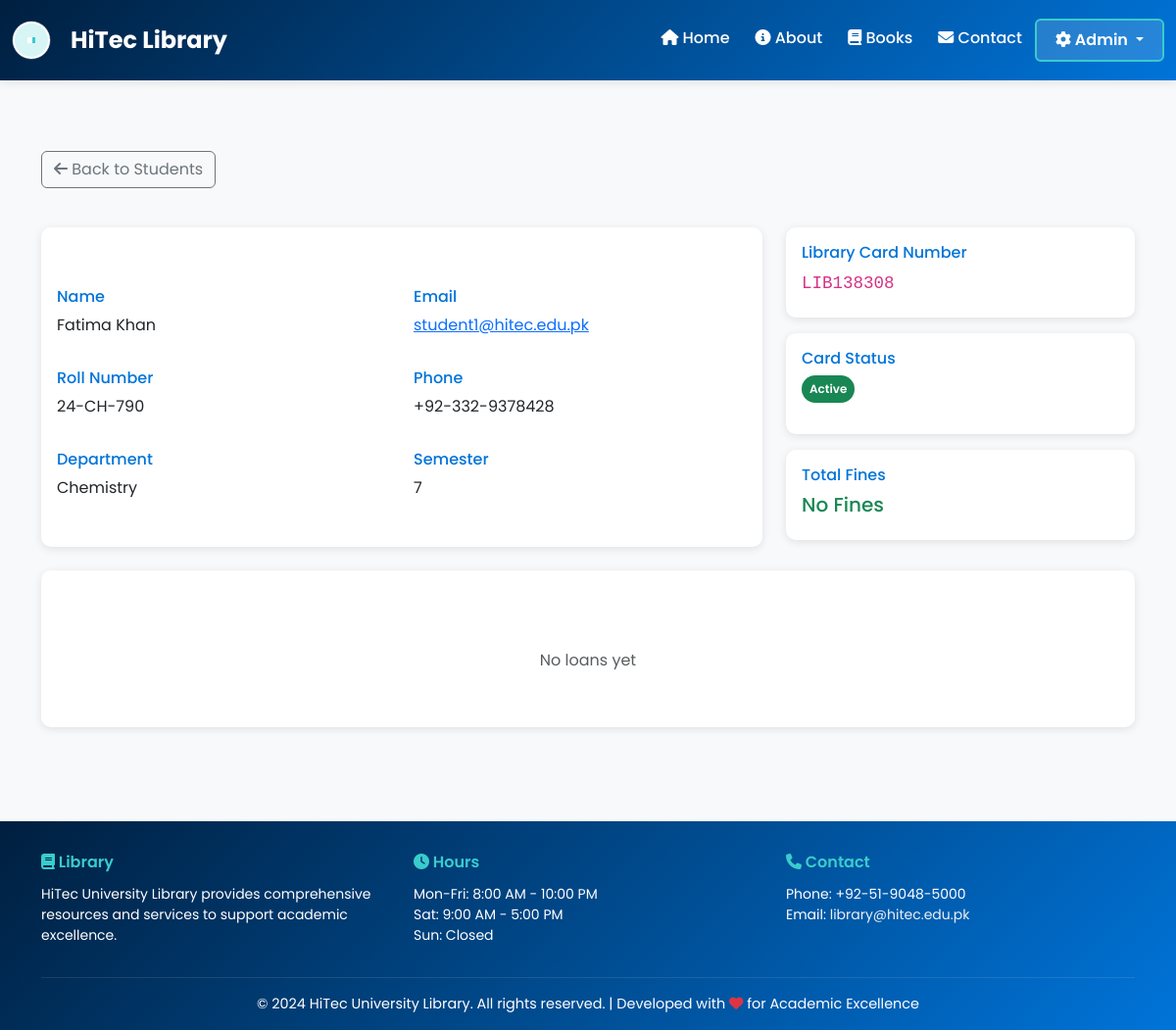
The app's page /admin/students/1 (signed in), older data.
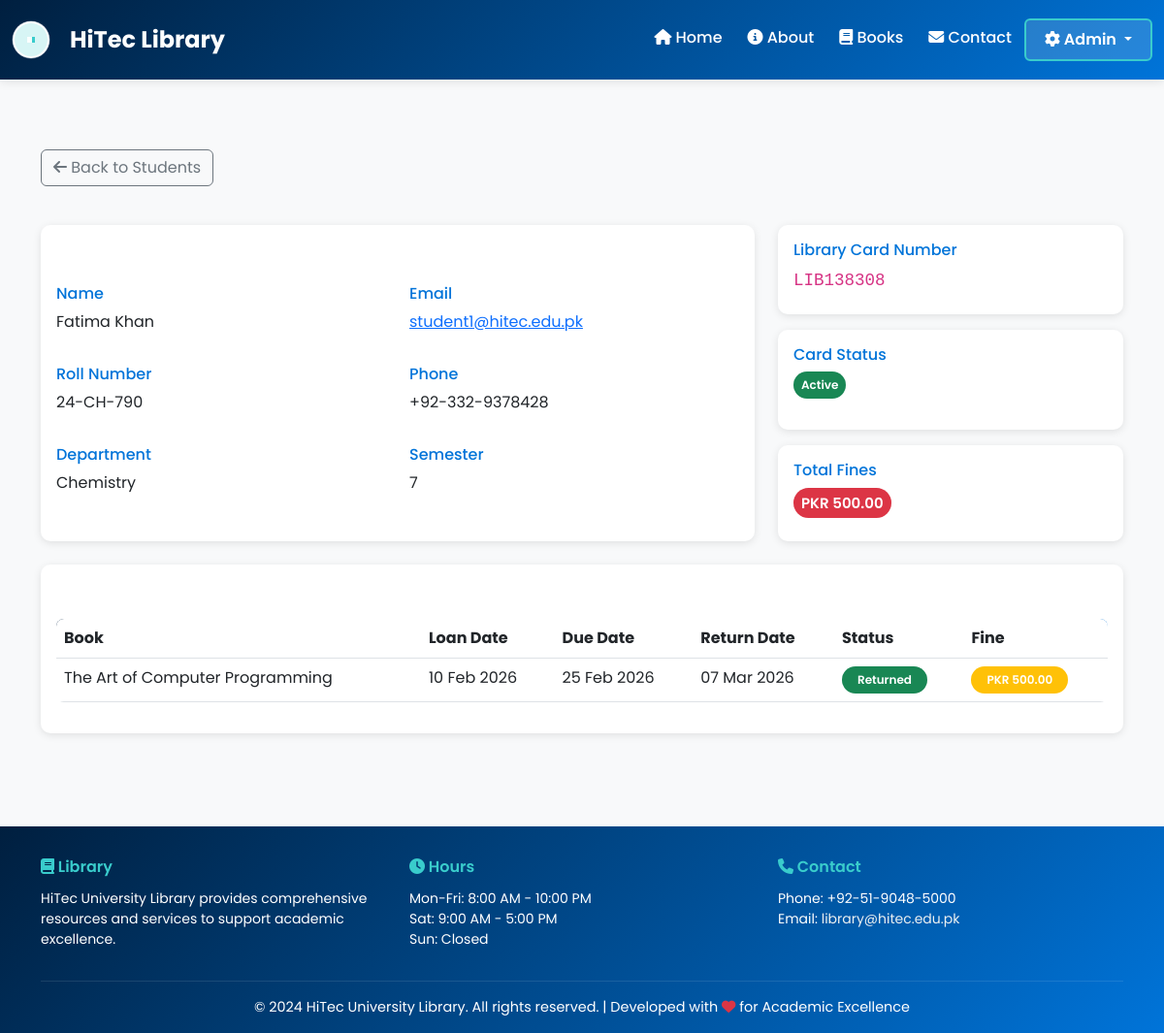
The same page, newer data.
### app.py (models this page shows, shortened)
class Student(db.Model):
    id = db.Column(db.Integer, primary_key=True)
    name = db.Column(db.String(150), nullable=False)
    email = db.Column(db.String(100), unique=True, nullable=False)
    roll_number = db.Column(db.String(20), unique=True, nullable=False)
    phone = db.Column(db.String(15))
    department = db.Column(db.String(100))
    semester = db.Column(db.Integer)
    library_card_number = db.Column(db.String(50), unique=True, nullable=False)
    card_status = db.Column(db.String(20), default='active')  # active, suspended, expired
    total_fines = db.Column(db.Float, default=0.0)
    registered_at = db.Column(db.DateTime, default=get_utc_now)
    loans = db.relationship('Loan', backref='student', lazy=True)
    reviews = db.relationship('Review', backref='student', lazy=True)

class Loan(db.Model):
    id = db.Column(db.Integer, primary_key=True)
    student_id = db.Column(db.Integer, db.ForeignKey('student.id'), nullable=False)
    book_id = db.Column(db.Integer, db.ForeignKey('book.id'), nullable=False)
    loan_date = db.Column(db.DateTime, default=get_utc_now)
    due_date = db.Column(db.DateTime, nullable=False)
    return_date = db.Column(db.DateTime)
    is_returned = db.Column(db.Boolean, default=False)
    fine_amount = db.Column(db.Float, default=0.0)
    def calculate_fine(self):
        if not self.is_returned:
            now = get_utc_now()
            if now > self.due_date:
                days_overdue = (now - self.due_date).days
                self.fine_amount = days_overdue * LATE_FEE_PER_DAY
        return self.fine_amount

class Book(db.Model):
    id = db.Column(db.Integer, primary_key=True)
    title = db.Column(db.String(200), nullable=False)
    author = db.Column(db.String(150), nullable=False)
    isbn = db.Column(db.String(20), unique=True)
    genre = db.Column(db.String(50))
    year_published = db.Column(db.Integer)
    publisher = db.Column(db.String(150))
    total_copies = db.Column(db.Integer, default=1)
    available_copies = db.Column(db.Integer, default=1)
    cover_image = db.Column(db.String(500))
    description = db.Column(db.Text)
    average_rating = db.Column(db.Float, default=0.0)
    created_at = db.Column(db.DateTime, default=get_utc_now)
    loans = db.relationship('Loan', backref='book', lazy=True)
    reviews = db.relationship('Review', backref='book', lazy=True)

### app.py (the view)
@app.route('/admin/students/<int:id>')
@login_required
def admin_student_detail(id):
    student = Student.query.get_or_404(id)
    loans = Loan.query.filter_by(student_id=id).order_by(Loan.loan_date.desc()).all()
    for loan in loans:
        loan.calculate_fine()
    return render_template('admin/student_detail.html', student=student, loans=loans)

### app.py (called while the page is built)
def login_required(f):
    @wraps(f)
    def decorated_function(*args, **kwargs):
        if 'admin_id' not in session:
            flash('Please login to access this page', 'warning')
            return redirect(url_for('admin_login'))
        return f(*args, **kwargs)
    return decorated_function

### templates/admin/student_detail.html (shortened to what the changed rows need)
{% extends "base.html" %}
{% block content %}
<div class="container py-5">
    <div class="row mb-4">
        <div class="col-md-8">
            <div class="card border-0 shadow-sm">
                <div class="card-body">
                    <div class="row">
                        <div class="col-md-6 mb-3">
                            <h6 class="text-secondary">Name</h6>
                            <p>{{ student.name }}</p>
                        </div>
                        <div class="col-md-6 mb-3">
                            <p><a href="mailto:{{ student.email }}">{{ student.email }}</a></p>
                        </div>
                    </div>
                    <div class="row">
                        <div class="col-md-6 mb-3">
                            <h6 class="text-secondary">Roll Number</h6>
                            <p>{{ student.roll_number }}</p>
                        </div>
                        <div class="col-md-6 mb-3">
                            <h6 class="text-secondary">Phone</h6>
                            <p>{{ student.phone or '-' }}</p>
                        </div>
                    </div>
                    <div class="row">
                        <div class="col-md-6 mb-3">
                            <h6 class="text-secondary">Department</h6>
                            <p>{{ student.department or '-' }}</p>
                        </div>
                        <div class="col-md-6 mb-3">
                            <h6 class="text-secondary">Semester</h6>
                            <p>{{ student.semester or '-' }}</p>
                        </div>
                    </div>
                </div>
            </div>
        </div>
        <div class="col-md-4">
            <div class="card border-0 shadow-sm mb-3">
                <div class="card-body">
                    <p class="h5"><code>{{ student.library_card_number }}</code></p>
                </div>
            </div>
            <div class="card border-0 shadow-sm">
                <div class="card-body">
                    <p class="h5">
                        {% if student.total_fines > 0 %}
                        <span class="badge bg-danger p-2">PKR {{ "%.2f"|format(student.total_fines) }}</span>
                        {% else %}
                        <span class="text-success">No Fines</span>
                        {% endif %}
                    </p>
                </div>
            </div>
        </div>
    </div>
    <div class="row">
        <div class="col-md-12">
            <div class="card border-0 shadow-sm">
                <div class="card-body">
                    {% if loans %}
                    <div class="table-responsive">
                        <table class="table table-hover">
                            <thead>
                                <tr>
                                    <th>Book</th>
                                    <th>Loan Date</th>
                                    <th>Due Date</th>
                                    <th>Return Date</th>
                                    <th>Status</th>
                                    <th>Fine</th>
                                </tr>
                            </thead>
                            <tbody>
                                {% for loan in loans %}
                                <tr>
                                    <td>{{ loan.book.title }}</td>
                                    <td>{{ loan.loan_date.strftime('%d %b %Y') }}</td>
                                    <td>{{ loan.due_date.strftime('%d %b %Y') }}</td>
                                    <td>
                                        {% if loan.return_date %}
                                        {{ loan.return_date.strftime('%d %b %Y') }}
                                        {% else %}
                                        -
                                        {% endif %}
                                    </td>
                                    <td>
                                        {% if loan.is_returned %}
                                            <span class="badge bg-success">Returned</span>
                                        {% elif loan.is_overdue() %}
                                            <span class="badge bg-danger">Overdue</span>
                                        {% else %}
                                            <span class="badge bg-info">Active</span>
                                        {% endif %}
                                    </td>
                                    <td>
                                        {% if loan.fine_amount > 0 %}
                                        <span class="badge bg-warning">PKR {{ "%.2f"|format(loan.fine_amount) }}</span>
                                        {% else %}
                                        -
                                        {% endif %}
                                    </td>
                                </tr>
                                {% endfor %}
                            </tbody>
                        </table>
                    </div>
                    {% else %}
                    <p class="text-muted text-center py-4">No loans yet</p>
                    {% endif %}
                </div>
            </div>
        </div>
    </div>
</div>
{% endblock %}

Row changes from the older to the newer data that the page shows:
changed Student "LIB138308": total_fines (not shown) → "500.00"
added Loan: book "The Art of Computer Programming", loan_date "10 Feb 2026", due_date "25 Feb 2026", return_date "07 Mar 2026", is_returned "Returned", fine_amount "500.00"
Text that changed along with them:
text no longer shown: "No Fines No loans yet"
text now shown: "PKR Book Loan Date Due Date Return Date Status Fine"
